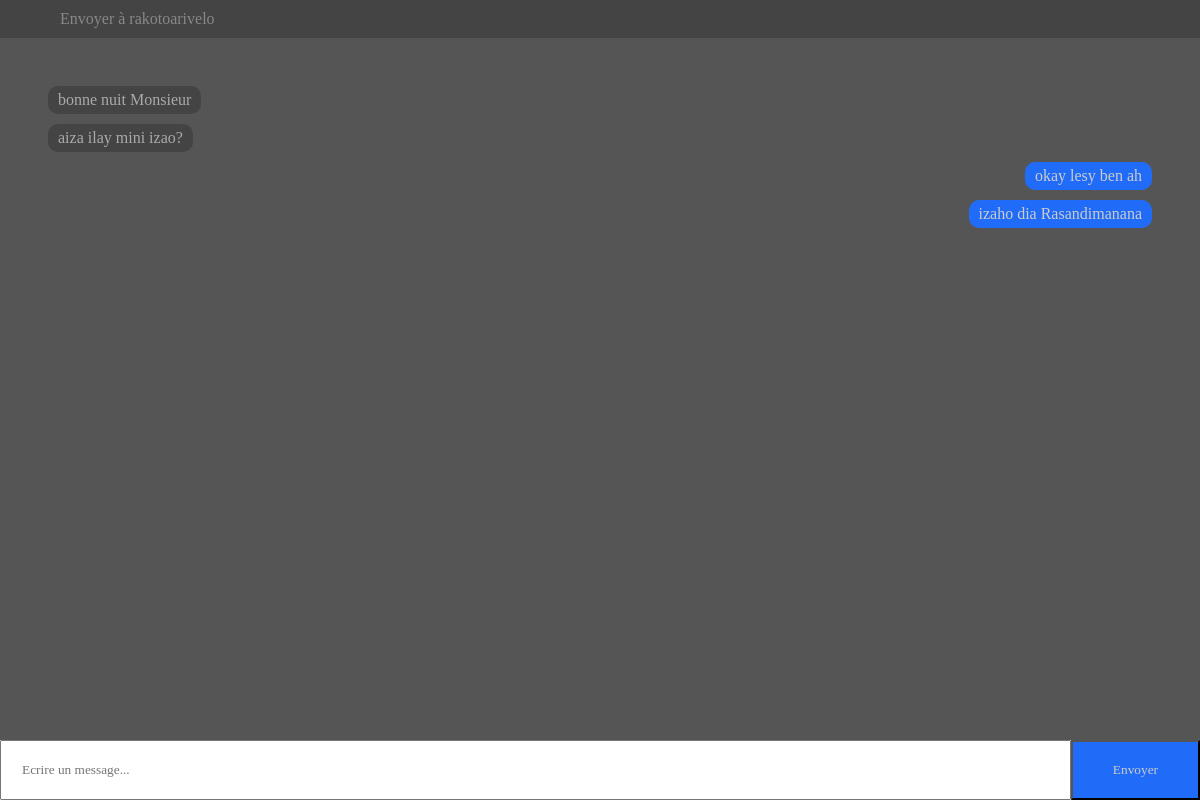
/chat1/ (signed in), run on an earlier commit of the app's database.
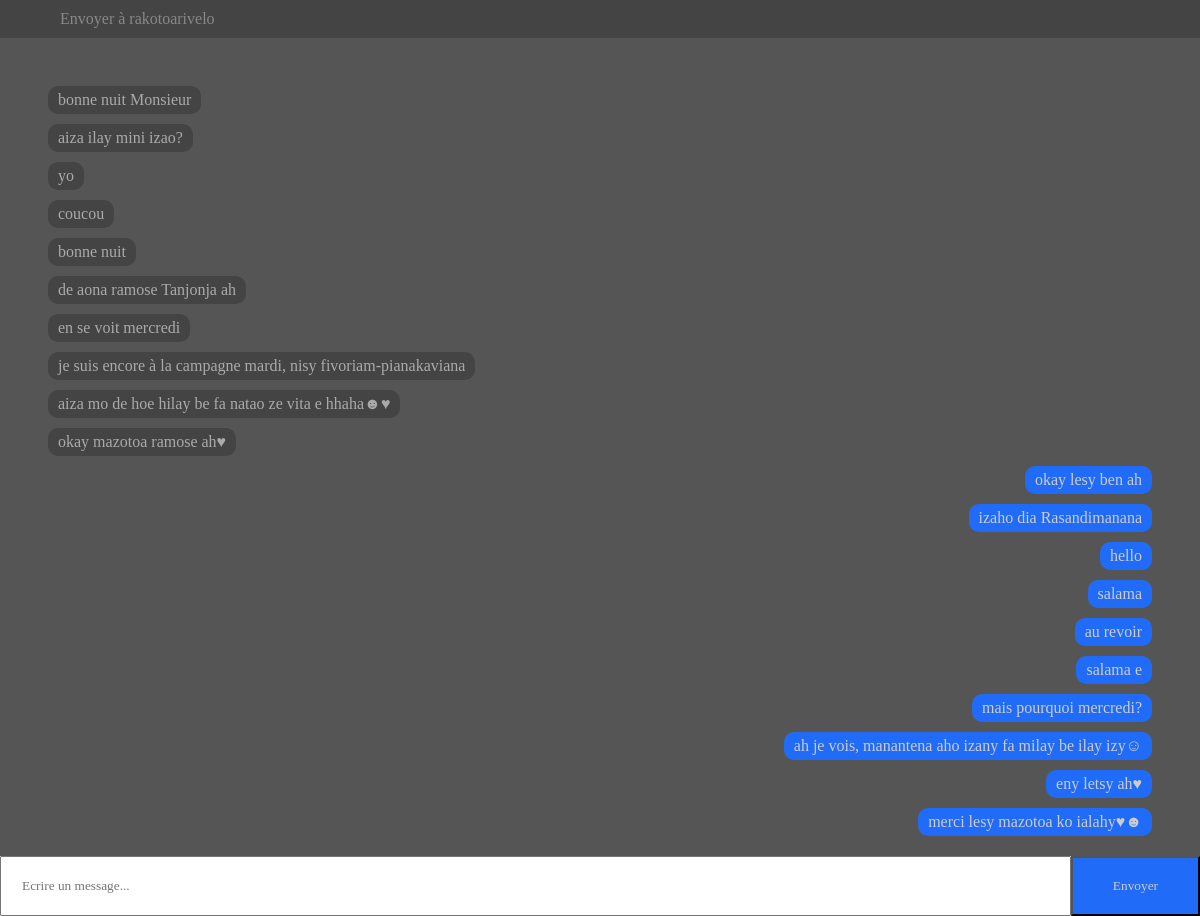
And on a later commit of the database.
### chat/models.py (models this page shows, shortened)
class Message(models.Model):
    sender = models.ForeignKey(User, on_delete=models.CASCADE,related_name="sent_messages",null=True)
    receiver = models.ForeignKey(User, on_delete=models.CASCADE,related_name="received_messages",null=True)
    message = models.CharField(max_length=150, null=True)
    date_envoye = models.DateTimeField(auto_now_add=True)
    discussion = models.ForeignKey(Discussion, on_delete=models.CASCADE,null=True)
    seen = models.BooleanField(default=False)

### chat/views.py (the view)
# urls.py: path('<int:pk>/', views.discussion, name="discussion"),
@login_required
def discussion(request,pk):
    other_user = get_object_or_404(User,pk=pk)
    global messages
    messages = Message.objects.filter(
        Q(receiver=request.user,sender=other_user)
    )
    messages.update(seen=True)
    messages = messages  | Message.objects.filter(Q(receiver=other_user,sender=request.user))
    return render(request, 'discussion.html',{"other_user":other_user, "messages":messages})

### chat/templates/discussion.html (shortened to what this page needs)
<!DOCTYPE html>
<html lang="en">
<head>
</head>
<body>
    {% load static %}
    {% if user.is_authenticated %}
    <div class="header">Envoyer à   {{other_user.username}}</div>
    <div class="messages-area">
       {% for message in messages %}
        <div class="message {% if message.sender == request.user %}right{% else %}left{% endif %}">
            <div class="content">{{message.message}}</div>
        </div>
        {% endfor%}
    </div>
    <div class="input-area">
        <input type="text" id="message-input" placeholder="Ecrire un message...">
        <button id="send-btn">Envoyer</button>
    </div>
    {% else%}
    <h3>Veuillez vous connecter</h3>
    <a href="login">Login</a>
    <a href="register">Register</a>
    {% endif %}
</body>
</html>

What changed in the data, as far as the page shows it:
added Message: message "yo"
added Message: message "coucou"
added Message: message "bonne nuit"
added Message: message "de aona ramose Tanjonja ah"
added Message: message "en se voit mercredi"
added Message: message "je suis encore à la campagne mardi, nisy fivoriam-pianakaviana"
added Message: message "aiza mo de hoe hilay be fa natao ze vita e hhaha☻♥"
added Message: message "okay mazotoa ramose ah♥"
added Message: message "hello"
added Message: message "salama"
added Message: message "au revoir"
added Message: message "salama e"
added Message: message "mais pourquoi mercredi?"
added Message: message "ah je vois, manantena aho izany fa milay be ilay izy☺"
added Message: message "eny letsy ah♥"
added Message: message "merci lesy mazotoa ko ialahy♥☻"
